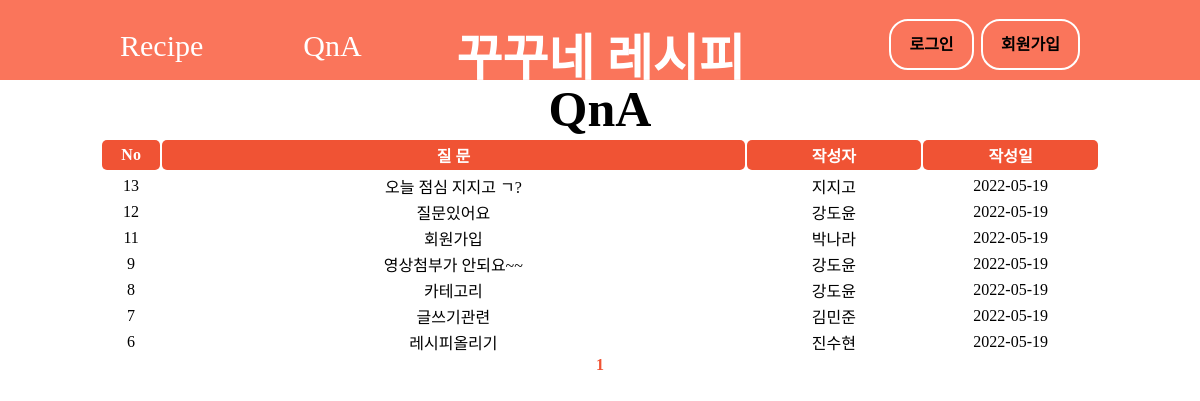
The app's page /project/qna.php with its own data.
### tables this page shows
CREATE TABLE IF NOT EXISTS `q_board` (
  `qust_no` int(10) unsigned NOT NULL AUTO_INCREMENT,
  `qust_title` varchar(100) NOT NULL,
  `qust_ctnt` varchar(1000) NOT NULL,
  `user_no` int(10) unsigned NOT NULL,
  `created_at` datetime DEFAULT curtime(),
  PRIMARY KEY (`qust_no`),
  KEY `user_no` (`user_no`),
  CONSTRAINT `q_board_ibfk_1` FOREIGN KEY (`user_no`) REFERENCES `t_user` (`user_no`)
);

CREATE TABLE IF NOT EXISTS `t_user` (
  `user_no` int(10) unsigned NOT NULL AUTO_INCREMENT,
  `uid` varchar(10) NOT NULL,
  `upw` varchar(10) NOT NULL,
  `nm` varchar(10) NOT NULL,
  `birth` date NOT NULL,
  `gender` int(10) unsigned DEFAULT NULL CHECK (`gender` in (0,1)),
  `created_at` datetime DEFAULT curtime(),
  `profile_img` varchar(200) DEFAULT NULL,
  `ctnt` varchar(1000) DEFAULT NULL,
  PRIMARY KEY (`user_no`),
  UNIQUE KEY `uid` (`uid`)
);

### project/db/db_board.php (called while the page is built, shortened)
<?php
function qna_list(&$param)
{
    $start_idx = $param["start_idx"];
    $row_count = $param["row_count"];
    $sql = "SELECT A.qust_no, A.qust_title, A.user_no, date(A.created_at) as created_at, A.qust_ctnt, B.nm
            FROM q_board A
            INNER JOIN t_user B
            ON A.user_no = B.user_no
            ORDER BY A.qust_no DESC
            LIMIT $start_idx, $row_count";
    $conn = get_conn();
    $result = mysqli_query($conn, $sql);
    return $result;
}
function sel_paging_count(&$param)
{
    $row_count = $param["row_count"];
    $sql = "SELECT CEIL(COUNT(qust_no) / $row_count) as cnt
            FROM q_board";
    $conn = get_conn();
    $result = mysqli_query($conn, $sql);
    $row = mysqli_fetch_assoc($result);
    return $row["cnt"];
}

### project/qna.php (the view, shortened to what this page needs)
<?php
include_once "db/db_board.php";
$page = 1;
$row_count = 10;
$param = [
    "row_count" => $row_count,
    "start_idx" => ($page - 1) * $row_count
];
$paging_count = sel_paging_count($param);
$list = qna_list($param);
?>
<!DOCTYPE html>
<html lang="en">
<head>
    <link rel="stylesheet" href="css/header.css">
    <link rel="stylesheet" href="css/qna.css">
</head>
<body>
    <div id="qna">
        <?php include_once "header.php" ?>
        <main>
            <div class="container">
                <h2 class="title">QnA</h2>
                <table>
                    <tr class="name">
                        <th width="50px">No</th>
                        <th width="500px">질&nbsp문</th>
                        <th width="150px">작성자</th>
                        <th width="150px">작성일</th>
                    </tr>
                    <tr>
                        <tbody>
                            <?php foreach ($list as $item) { ?>
                                <tr>
                                    <td><?= $item["qust_no"] ?></td>
                                    <td><a href="qna_detail.php?qust_no=<?= $item["qust_no"] ?>"><?= $item["qust_title"] ?></a></td>
                                    <td><?= $item["nm"] ?></td>
                                    <td><?= $item["created_at"] ?></td>
                                </tr>
                            <?php } ?>
                        </tbody>
                </table>
            </div>
            <div class="page">
                <?php for ($i = 1; $i <= $paging_count; $i++) { ?>
                    <span class="<?= $i === $page ? "pageSelected" : "" ?>">
                        <a href="qna.php?page=<?= $i ?>"><?= $i ?></a>
                    </span>
                <?php } ?>
            </div>
        </main>
    </div>

### project/css/header.css (style rules this page uses)
* { margin: 0; padding: 0; list-style: none; text-decoration: none; box-sizing: border-box; }

### project/css/qna.css (style rules this page uses)
* { margin: 0; padding: 0; text-decoration: none; color: black; }
.title { text-align: center; font-size: 50px; }
table { width: 1000px; margin-left: auto; margin-right: auto; }
table th { height:30px; font-weight:bold; background-color: #f05334; color:white; border-radius: 5px; }
td:not(:nth-child(0)) { text-align: center; }
div.page { text-align: center; }
.pageSelected { font-weight: bold; }
.pageSelected > a { color: #f05334; }

### records on screen
q_board: qust_no "13", qust_title "오늘 점심 지지고 ㄱ?", user_no.nm "지지고", created_at "2022-05-19"
q_board: qust_no "12", qust_title "질문있어요", user_no.nm "강도윤", created_at "2022-05-19"
q_board: qust_no "11", qust_title "회원가입", user_no.nm "박나라", created_at "2022-05-19"
q_board: qust_no "9", qust_title "영상첨부가 안되요~~", user_no.nm "강도윤", created_at "2022-05-19"
q_board: qust_no "8", qust_title "카테고리", user_no.nm "강도윤", created_at "2022-05-19"
q_board: qust_no "7", qust_title "글쓰기관련", user_no.nm "김민준", created_at "2022-05-19"
q_board: qust_no "6", qust_title "레시피올리기", user_no.nm "진수현", created_at "2022-05-19"
